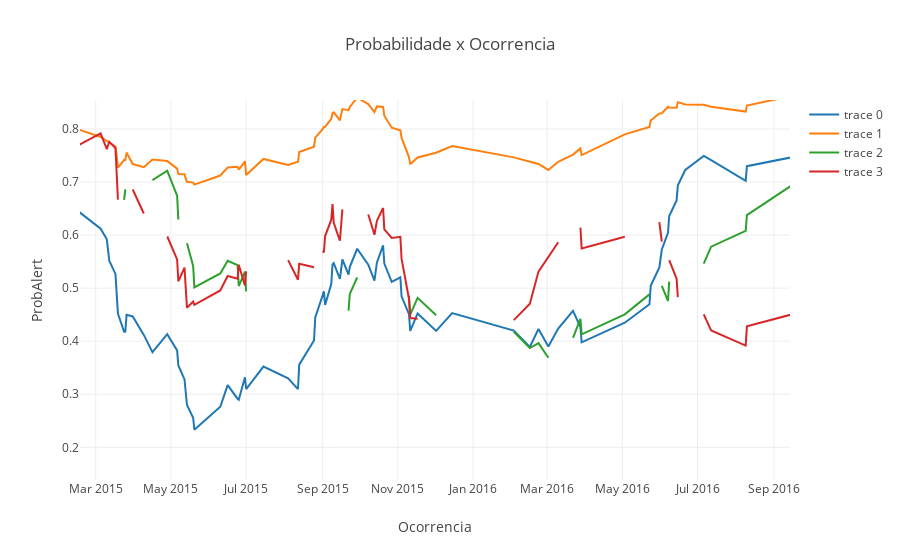

Here is the notebook cell this chart was saved with:
### Code cell
trace = go.Scatter(
    x = xx,
    y = list(df_final['apoio_JB'])
)
trace1 = go.Scatter(
    x = xx,
    y = list(df_final['apoio_CONG.'])
)
trace2 = go.Scatter(
    x = xx,
    y = list(df_final['apoio_ONYX.'])
)

trace3= go.Scatter(
    x = xx,
    y = list(df_final['apoio_JEAN.'])
)


data = [trace,trace1,trace2,trace3]


layout = dict(title = 'Probabilidade x Ocorrencia',
              xaxis = dict(title = 'Ocorrencia'),
              yaxis = dict(title = 'ProbAlert'),
              )

fig = dict(data=data, layout=layout)
iplot(fig, filename='basic-line')

### Figure 1 — Plotly figure (JSON) as saved in the notebook; plotly's stock layout.template omitted (floating-point values rounded to 4 significant figures; data arrays with more than 128 entries replaced by an {"elided": "..."} marker saying what was removed)
{"data": [{"type": "scatter", "uid": "9008c04e-fe1f-11e8-bfac-c10c717241e1", "x": {"elided": "142 str values"}, "y": {"elided": "142 float values"}}, {"type": "scatter", "uid": "9008c364-fe1f-11e8-bfac-c10c717241e1", "x": {"elided": "142 str values"}, "y": {"elided": "142 float values"}}, {"type": "scatter", "uid": "9008c44a-fe1f-11e8-bfac-c10c717241e1", "x": {"elided": "142 str values"}, "y": {"elided": "142 float values"}}, {"type": "scatter", "uid": "9008c4fe-fe1f-11e8-bfac-c10c717241e1", "x": {"elided": "142 str values"}, "y": {"elided": "142 float values"}}], "layout": {"autosize": true, "title": "Probabilidade x Ocorrencia", "xaxis": {"autorange": false, "range": ["2015-02-16 06:10:35.8284", "2016-09-13 22:25:32.0437"], "title": "Ocorrencia", "type": "date"}, "yaxis": {"autorange": false, "range": [0.1385, 0.8545], "title": "ProbAlert", "type": "linear"}}}
